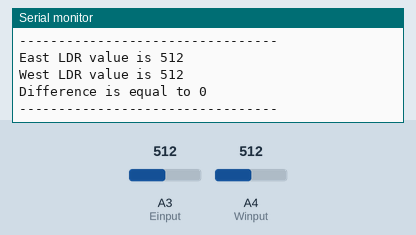
The sketch below on a simulated Arduino Uno, built with avr-gcc and run on an emulated ATmega328P. Shown: the last lines printed to the serial monitor. Inputs (shaded band) come from the test bench; at power-on: A3 (Einput) = 512, A4 (Winput) = 512.

Above: at 3.3 s.
3.4 s: A3 (Einput) set to 716
At 6.5 s:
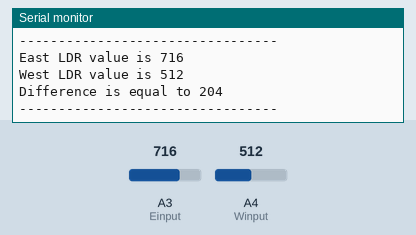
6.8 s: A4 (Winput) set to 716
At 9.1 s:
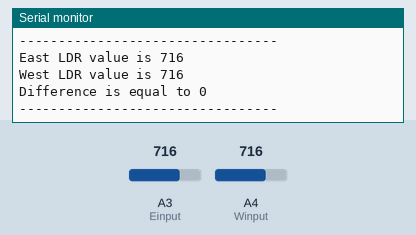
10.2 s: A3 (Einput) set to 900
At 11.7 s:
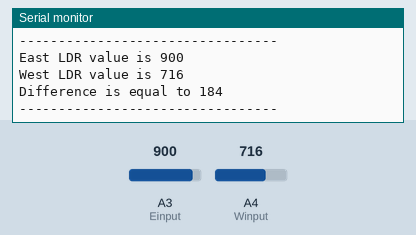
13.6 s: A4 (Winput) set to 900
At 16.7 s:
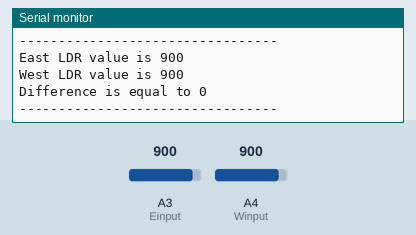
Timing chart, 0 to 18.0 s (numbered marks = the images above; inputs shaded):
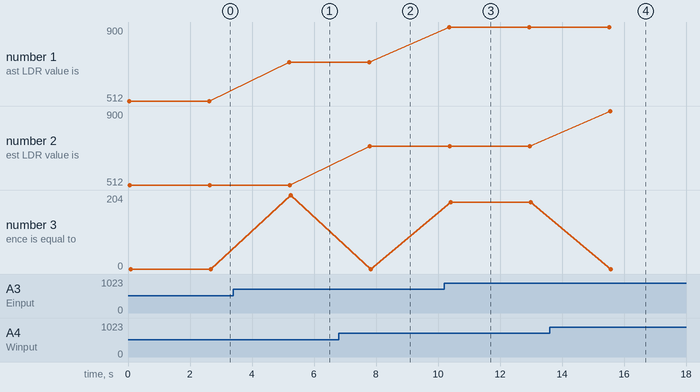

The sketch:

LDR_comparassion.ino
```cpp
int eastLDR = 0;
int westLDR = 0;
int Einput = A3;
int Winput = A4;
int difference;

void setup(){

Serial.begin(9600);

}
 void loop() {
pinMode (Einput,INPUT);
pinMode (Winput,INPUT);
eastLDR =(analogRead(Einput));
westLDR =(analogRead(Winput));
difference = (eastLDR - westLDR);
Serial.println ("---------------------------------");
Serial.print ("East LDR value is ") ;
Serial.println (eastLDR);
Serial.print ("West LDR value is ") ;
Serial.println (westLDR);
Serial.print ("Difference is equal to ");
Serial.println (difference);
Serial.println ("---------------------------------");
delay (2500);


 }
```

Measured:
- after the input at 3.4 s, the serial monitor: prints a new line after 1.8 s (image 1)
- after the input at 6.8 s, the serial monitor: prints a new line after 1.0 s (image 2)
- after the input at 10.2 s, the serial monitor: prints a new line after 0.16 s (image 3)
- after the input at 13.6 s, the serial monitor: prints a new line after 1.9 s (image 4)
- plotted number 1: 512 → 716 after the input at 3.4 s, 716 → 900 after the input at 10.2 s
- plotted number 3: 0 → 204 after the input at 3.4 s, 204 → 0 after the input at 6.8 s, 0 → 184 after the input at 10.2 s, 184 → 0 after the input at 13.6 s
